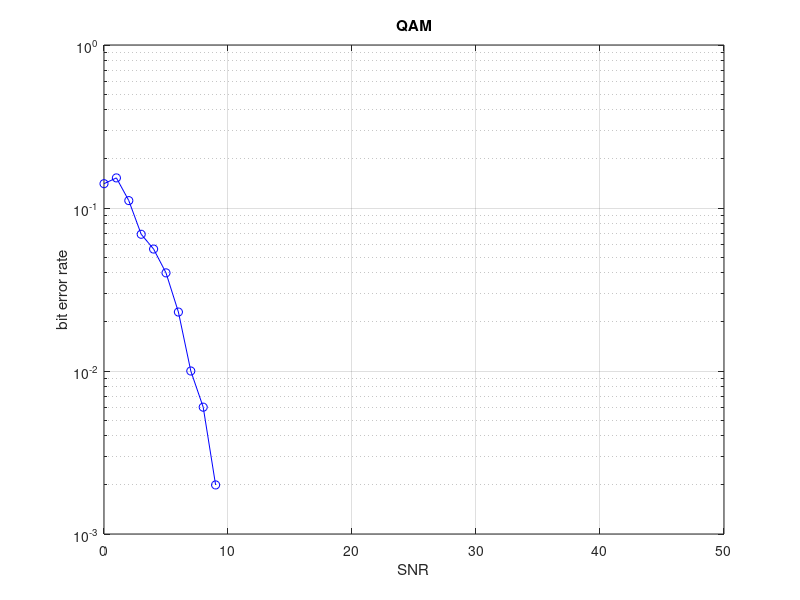

The MATLAB script that drew this image:
clc;
clear all;
close all;
pkg load communications

N= 1000; #total bits
mlevel= 4;
k= log2(mlevel);
x= randi([0,1] , N , 1);
msym= bi2de(reshape(x, k ,length(x)/k ).' , 'left-msb');

xmod= qammod(msym, mlevel);
snr_val = 0:50;
ber_val= zeros(size(snr_val));

for i = 1:length(snr_val);
  SNR= snr_val(i);

  tx_awgn= awgn(xmod, SNR , 'measured');

  rx= tx_awgn;

  rxdemod= qamdemod(rx, mlevel);

  z= de2bi(rxdemod , 'left-msb');

  rx_bitstream=reshape( z.' , prod(size(z)) , 1);

  [num_of_errors , BER]= biterr(x, rx_bitstream );
  ber_val(i)=BER;

end

figure;
semilogy(snr_val , ber_val, 'bo-');
grid on;
xlabel('SNR');
ylabel('bit error rate');
title('QAM')


